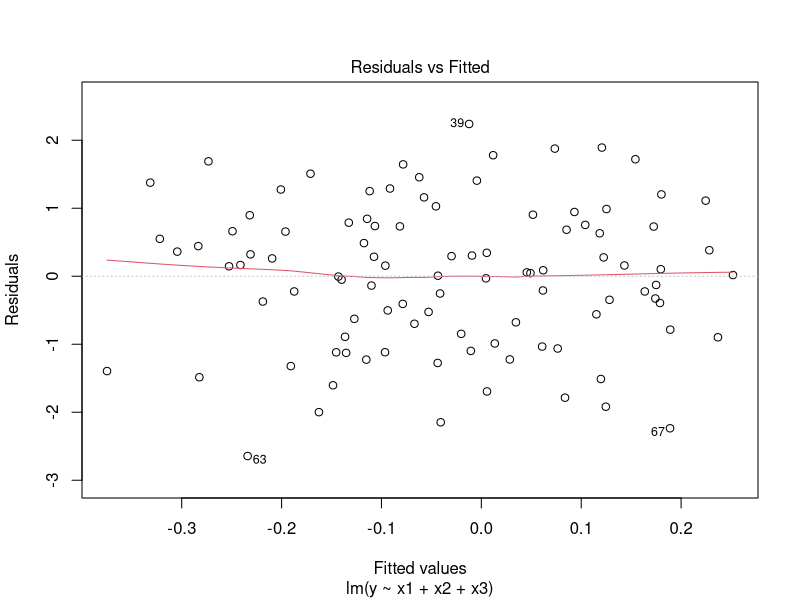
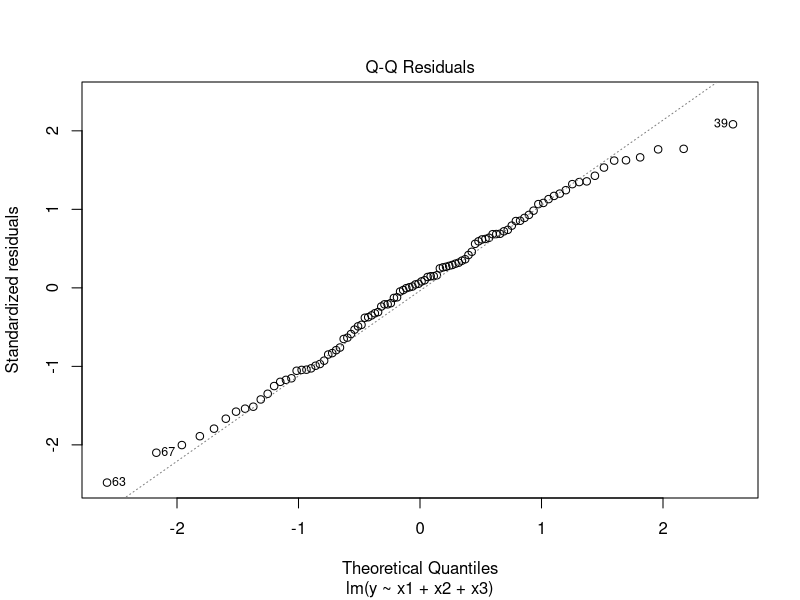
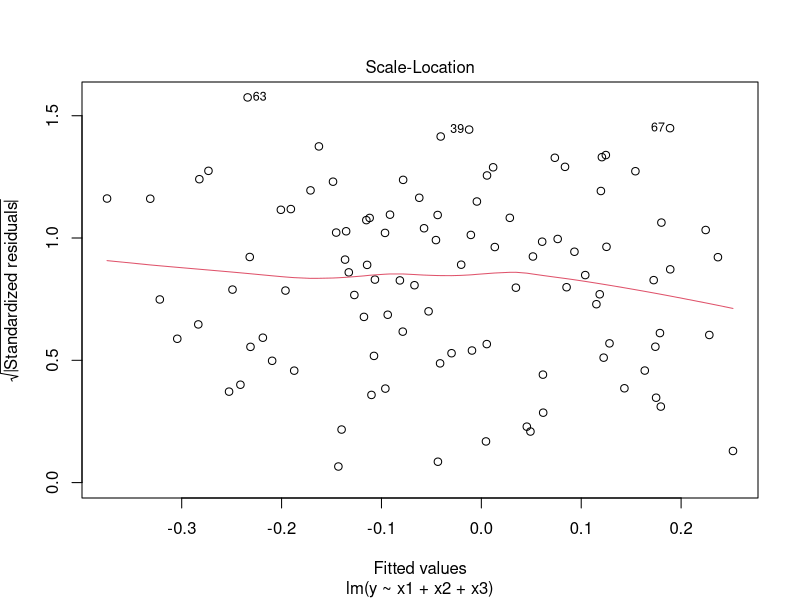
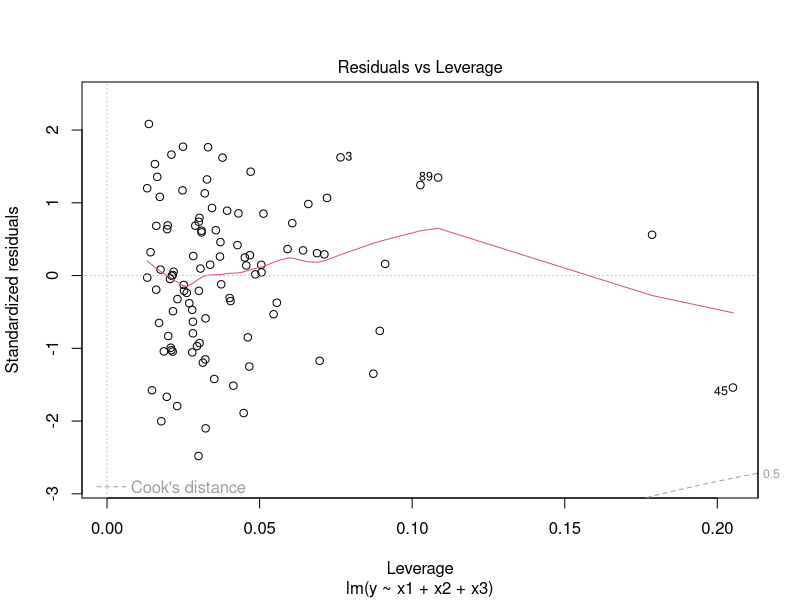

Source code (R) for these figures, in order:
## ---- chunk 1
knitr::opts_chunk$set(echo = TRUE)
## ---- chunk 2
library(kableExtra)
library(broom)

my_data <- data.frame(y=rnorm(100), 
                      x1=rnorm(100),
                      x2=rexp(100),
                      x3=rpois(100,5)
                      )
my_data %>%
      lm(data=., y ~ x1 + x2 + x3) %>%
      tidy()                       %>%
      kable()           

## ---- chunk 3
my_data %>%
      lm(data=., y ~ x1 + x2 + x3) %>%
      plot()
